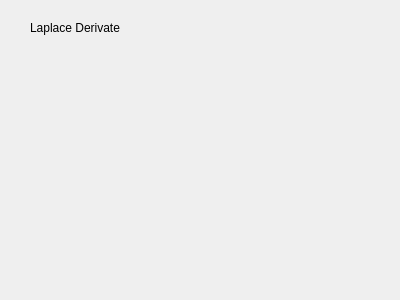
<?xml version="1.0" encoding="UTF-8"?>
<ui version="4.0">
 <class>laplace</class>
 <widget class="QWidget" name="laplace">
  <property name="geometry">
   <rect>
    <x>0</x>
    <y>0</y>
    <width>400</width>
    <height>300</height>
   </rect>
  </property>
  <property name="windowTitle">
   <string>Form</string>
  </property>
  <widget class="QLabel" name="label">
   <property name="geometry">
    <rect>
     <x>30</x>
     <y>20</y>
     <width>91</width>
     <height>16</height>
    </rect>
   </property>
   <property name="text">
    <string>Laplace Derivate</string>
   </property>
  </widget>
 </widget>
 <resources/>
 <connections/>
</ui>
